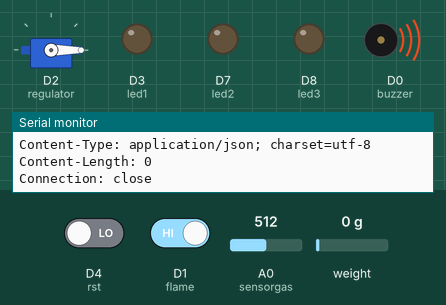
This sketch was run on a simulated ESP8266 (NodeMCU). Shown: servo, output pins drawn as LEDs (lit = HIGH), buzzer (waves = sounding, pin HIGH), the last lines printed to the serial monitor. The test bench sets the inputs (shaded band); at power-on: D4 (rst) LOW, A0 (sensorgas) = 512, D1 (flame) HIGH, weight on the scale 0 g. WiFi joins after 1.5 s; servers stay silent unless stated; uploads are accepted with an empty reply.

Above: at 2.7 s.
2.8 s: D4 (rst) driven HIGH
At 10.0 s:
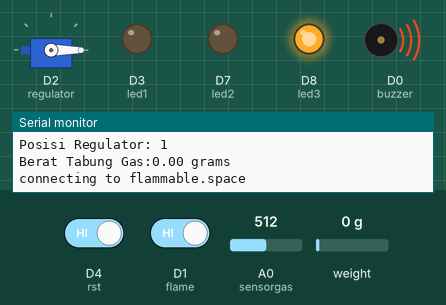
11.0 s: A0 (sensorgas) set to 306
At 14.3 s:
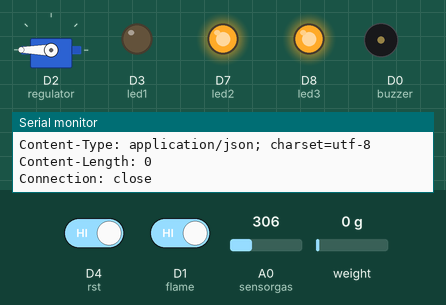
21.1 s: A0 (sensorgas) set to 511
At 22.7 s:
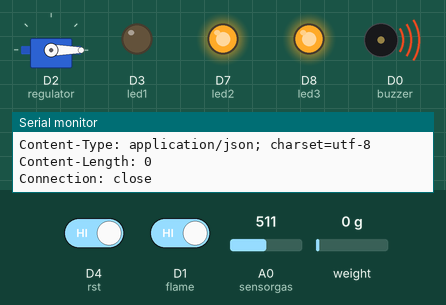
30.8 s: A0 (sensorgas) set to 419
34.8 s: A0 (sensorgas) set to 386
At 42.6 s:
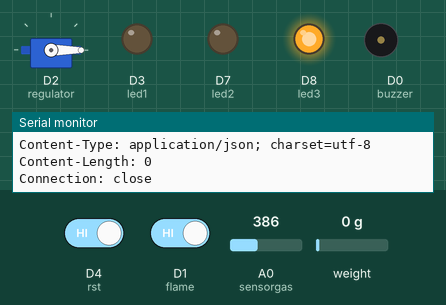
Timing chart, 0 to 45.9 s (numbered marks = the images above; inputs shaded):
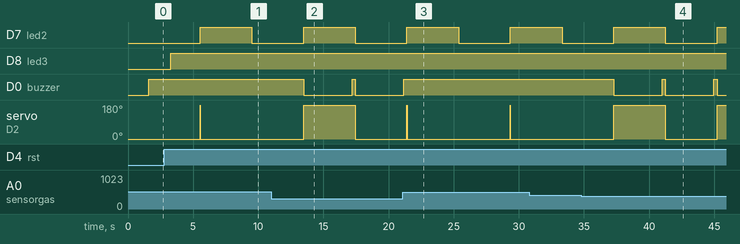

Measured:
- the behaviour switches between 401 and 400 on A0 (sensorgas) (found by bisection; images 3 and 4)
- after the input at 2.8 s, D7 (led2): LOW → HIGH after 2.7 s, → LOW 4.0 s later; servo on D2 (regulator): 0° → 180° after 2.7 s, → 0° 0.01 s later
- after the input at 11.0 s, D0 (buzzer): HIGH → LOW after 2.5 s, → HIGH 3.7 s later, → LOW 0.25 s later
- after the input at 21.1 s, D0 (buzzer): goes on until 21.2 s, then stays HIGH
- after the input at 34.8 s, D0 (buzzer): alternates HIGH for 0.25 s and LOW for 3.7 s, starting after 2.5 s

The sketch:

Iot.ino
```cpp
#include <Servo.h>
#include "HX711.h"
#include <ESP8266WiFi.h>
#include <Servo.h>
#include <pgmspace.h>
#include <Wire.h>

WiFiClient client;

HX711 scale(D5,D6);

char ssid[] = "Anonymous"; //nama wifi
char password[] = "orangerti"; //password wifi

const char* host = "flammable.space";      //koneksi web server
const int httpPort = 80;

String url;
int reconnect=0;

int sensorgas = A0;
int buzzer = D0;
int flame = D1;
int rst = D4;
int led1 = D3;
int led2 = D7;
int led3 = D8;

int ambang = 400;
int api;
int gas;
int pos;

float calibration_factor = -96;
float berat;
float ounces;

Servo regulator;

void setup()
{
  pinMode(led1, OUTPUT);
  pinMode(led2, OUTPUT);
  pinMode(led3, OUTPUT);
  Serial.begin(9600);
  WiFi.mode(WIFI_STA);
  WiFi.begin(ssid,password);

  if (WiFi.status() != WL_CONNECTED) {
  delay(500);
  Serial.println();
  Serial.println();
  Serial.print("Menghubungkan ke: ");
  Serial.println(ssid);
  Serial.println("Sedang Menghubungkan");
  }

  Serial.println("Terhubung");
  Serial.println("IP address: ");
  Serial.println(WiFi.localIP());

  Serial.print("compiled: ");
  Serial.print(__DATE__);
  Serial.println(__TIME__);

  pinMode (rst, INPUT);
  pinMode(buzzer, OUTPUT);

  pinMode(sensorgas, INPUT);
  pinMode(flame, INPUT);

  pos=1;

  regulator.attach(D2);
  regulator.write(0);

  Serial.println("HX711 weighing");
  scale.set_scale(calibration_factor);
  scale.tare();
  //Serial.println("Berat Tabung Gas:");
}

void loop()
{
  digitalWrite(buzzer, LOW);
  Serial.println("regulator lepas");
  digitalWrite(led2, LOW);
  cek();
  if (digitalRead (rst) == HIGH)
  {
    digitalWrite(buzzer, HIGH);
    delay(250);
    regulator.write(180);
    pos=0;
    while(pos==0)
      {
        digitalWrite(buzzer, LOW);
        Serial.println("regulator terpasang");
        digitalWrite(led2, HIGH);
        cek();
        if (digitalRead (rst) == HIGH)
        {
          digitalWrite(buzzer, HIGH);
          delay(250);
          regulator.write(0);
          pos = 1;
        }
      }
  }
}
```

cek.ino
```cpp
void cek()
{
  gas = analogRead(sensorgas);
  api = digitalRead(flame);
  if ((gas > ambang) || (api == 0))
     {
       regulator.write(0);
       digitalWrite (buzzer, HIGH);
       pos=1;
     }
  Serial.print("Gas: ");
  Serial.println(gas);
  Serial.print("Api: ");
  Serial.println(api);
  Serial.print("Posisi Regulator: ");
  Serial.println(pos);
  Serial.print("Berat Tabung Gas:");
  berat = scale.get_units(),10;
  if (berat < 0)
     {
       berat = 0.00;
     }
  ounces = berat * 0.035274;
  Serial.print(berat);
  Serial.println(" grams");
  delay(100);
  koneksi();
}
```

koneksi.ino
```cpp
void koneksi()
{
  if (!client.connect(host, httpPort))
  {
    digitalWrite(led3, LOW);
    digitalWrite(led1, HIGH);
    Serial.println("Gagal Terhubung");
    reconnect++;
    if(reconnect>=5)
    {
      reconnect=0;
    }
  }
  else
  {
    Serial.print("connecting to ");
    Serial.println(host);

    // Use WiFiClient class to create TCP connections
    WiFiClient client;
    const int httpPort = 80;
    if (!client.connect(host, httpPort)) {
      Serial.println("connection failed");
      return;
    }
      // We now create a URI for the request
    String url = "/update.php?/";
    url += "&gas=";
    url += gas;
    url += "&api=";
    url += api;
    url += "&posisi=";
    url += pos;
    url += "&berat=";
    url += berat;

    Serial.print("Requesting URL: ");
    Serial.println(url);

    // This will send the request to the server
    client.print(String("GET ") + url + " HTTP/1.1\r\n" +
                 "Host: " + host + "\r\n" +
                 "Connection: close\r\n\r\n");
    unsigned long timeout = millis();
    while (client.available() == 0) {
      if (millis() - timeout > 5000) {
        Serial.println(">>> Client Timeout !");
        client.stop();
        return;
      }
    }

    // Read all the lines of the reply from server and print them to Serial
    while(client.available()){
      String line = client.readStringUntil('\r');
      Serial.print(line);
    }

    digitalWrite(led1, LOW);
    digitalWrite(led3, HIGH);

    delay(2000);
  }
}
```
